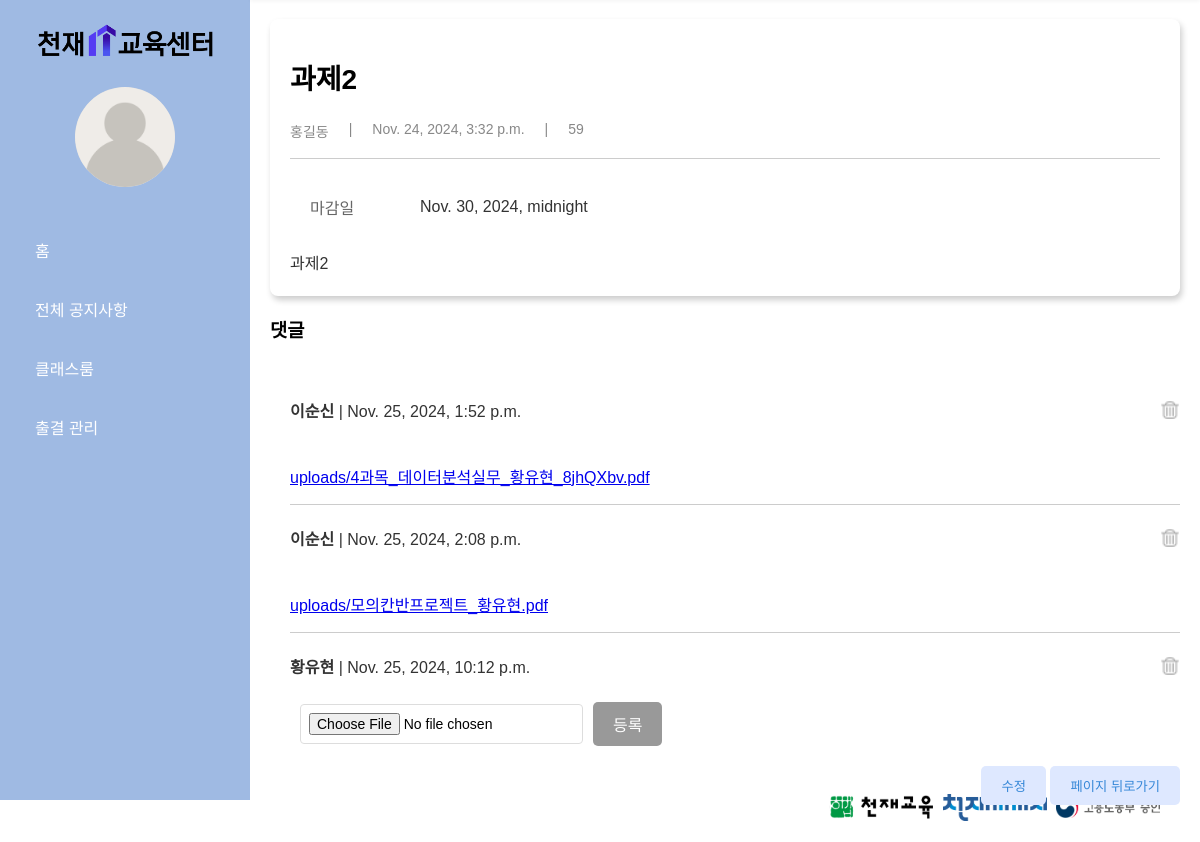
The app's page /classroom/content/2 with its own data.
### managementapp/models.py (models this page shows, shortened)
class Assignments(models.Model):
    title = models.TextField(max_length=300)
    writer = models.CharField(max_length=200)
    content = models.TextField()
    rdate = models.DateTimeField()
    udate = models.DateTimeField()
    deadline = models.DateTimeField()
    view_count = models.IntegerField()

class Comments(models.Model):
    assignment = models.ForeignKey(Assignments, on_delete=models.CASCADE, related_name="comments")
    author = models.CharField(max_length=200)
    email = models.TextField(default='unknown@example.com')
    attached = models.FileField(upload_to='uploads/')
    udate = models.DateTimeField(auto_now_add=True)

### managementapp/views.py (the view)
# urls.py: path('classroom/content/<int:id>',views.classroom_content, name='classroom_content'),
def classroom_content(request,id):
    template = loader.get_template('classroom/classroom_content.html')
    assignment=Assignments.objects.get(id=id)
    assignment.view_count += 1
    assignment.save()
    comments = Comments.objects.filter(assignment=assignment)
    context = {
        'assignment': assignment,
        'comments':comments
    }
    return HttpResponse(template.render(context,request))

### managementapp/templates/classroom/classroom_content.html (shortened to what this page needs)
{% extends "base.html" %}
{%load static%}
{% block content %}
<link rel="stylesheet" href="{% static 'css/content.css' %}">
<link rel="stylesheet" href="{% static 'css/comments.css' %}">
<link rel="stylesheet" href="{% static 'css/delete.css' %}">
<div class="content">
  <div class="notice-detail-container">
    <h1 class="notice-title">{{assignment.title}}</h1>
    <div class="notice-info">
      <p>{{assignment.writer}}</p>
      <p>|</p>
      <p>{{assignment.rdate}}</p>
      <p>|</p>
      <p>{{assignment.view_count}}</p>
    </div>
    <div class='notice-row'>
      <p class='label'>마감일</p>
      <p class ='value'>{{assignment.deadline}}</p>
    </div>
    <div class="notice-content">{{assignment.content}}</div>
  </div>
  <div class="comments-container">
      <h3>댓글</h3>
      <div class="comments-list">
        {% for comment in comments %}
          <div class="comment">
            <p class='value'><strong>{{ comment.author }}</strong> | {{ comment.udate }}</p>
            <img class="delete-icon" src="{%static 'delete-button.png'%}" onclick=showPopup({{comment.id}}) ></img>
            {% if comment.attached %}
              <p class="value">
                <a href="{{ comment.attached.url }}" download="{{ comment.attached.name }}">
                {{ comment.attached.name }}
                </a>
              </p>
           {% endif %}
          </div>
          {%endfor%}
      </div>
      <form method="POST" action="comment_insert" enctype="multipart/form-data">
          <div class="file-upload-container">
              <div>
                <input type="file" name="attached" id="attached" class="input" accept=".pdf,.doc,.docx,.jpg,.png,.zip,.rar">
            </div>
              <button type="submit" class="buttons">등록</button>
          </div>
      </form>
      <div class="button-container">
          <button class="buttons" onclick="location.href='../update/{{assignment.id}}'">수정</button>
          <button class="buttons" onclick="location.href='../'">페이지 뒤로가기</button>
      </div>
  </div>
</div>
</div>
{% endblock %}

### managementapp/static/css/base.css (style rules this page uses)
body { margin: 0; font-family: Arial, sans-serif; background-color: #fff; display: flex; flex-direction: column; }

### managementapp/static/css/content.css (style rules this page uses)
.notice-detail-container { padding: 20px; background-color: #fff; border-radius: 8px; box-shadow: 2px 4px 6px rgba(0.1, 0, 0, 0.2); }
.notice-title { font-size: 28px; font-weight: bold; margin-bottom: 10px; }
.notice-info { display: flex; justify-content: flex; gap: 20px; margin-bottom: 20px; border-bottom: 1px solid #ccc; padding-bottom: 3px; }
.notice-info p { color: #888; font-size: 14px; }
.notice-content { font-size: 16px; line-height: 1.5; color: #333; }
.button-container { margin-top: 20px; text-align: right; justify-content: flex-end; }
.buttons { display: inline-block; background-color: #DEE8FF; color: #3788D8; padding: 10px 20px; border: none; border-radius: 5px; cursor: pointer; }
.notice-row { display: grid; grid-template-columns: 100px 1fr; gap: 10px; align-items: center; margin-bottom: 17px; margin-left: 20px; }
.notice-row .label { font-weight: semibold; color: #666; }
.notice-row .value { font-weight:semibold; color: #333; }

### managementapp/static/css/comments.css (style rules this page uses)
.file-upload-container { display: flex; align-items: center; gap: 10px; margin-left: 30px; margin-top: 20px; }
.file-upload-container input[type="file"] { flex-grow: 1; padding: 8px; font-size: 14px; border: 1px solid #ddd; border-radius: 4px; box-sizing: border-box; }
.file-upload-container button { padding: 10px 20px; font-size: 16px; border: none; border-radius: 5px; background-color: #999; color: white; cursor: pointer; }
.comments-list { margin-top: 40px; max-height: 300px; overflow-y: auto; }
.comment { display: grid; grid-template-columns: 1fr auto; gap: 10px; align-items: center; margin-left: 20px; border-bottom: 1px solid #ccc; margin-bottom: 5px; }
.comment .value { font-weight:semibold; color: #333; }
.comment .delete-icon { justify-self: end; cursor: pointer; width: 20px; height: 20px; }

### managementapp/static/css/delete.css (style rules this page uses)
body { font-family: Arial, sans-serif; margin: 0; padding: 0; display: flex; justify-content: center; align-items: center; height: 100vh; background-color: #f4f4f9; }

### records on screen
Assignments: title "과제2", writer "홍길동", rdate "Nov. 24, 2024, 3:32 p.m.", view_count "59", deadline "Nov. 30, 2024, midnight", content "과제2"
Comments: author "이순신", udate "Nov. 25, 2024, 1:52 p.m.", attached.name "uploads/4과목_데이터분석실무_황유현_8jhQXbv.pdf"
Comments: author "이순신", udate "Nov. 25, 2024, 2:08 p.m.", attached.name "uploads/모의칸반프로젝트_황유현.pdf"
Comments: author "황유현", udate "Nov. 25, 2024, 10:12 p.m."
